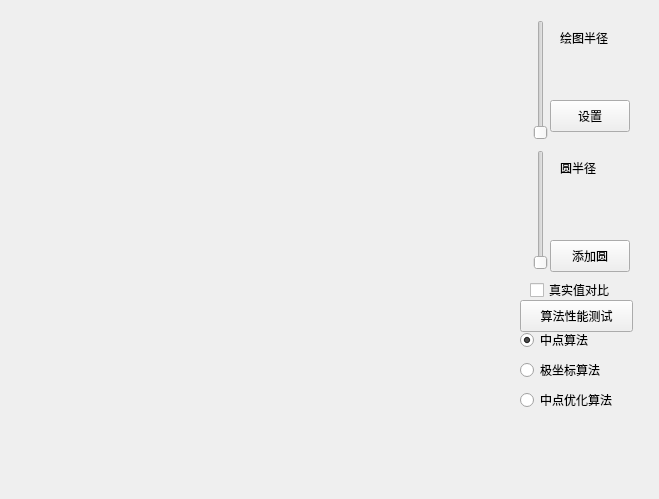
<?xml version="1.0" encoding="UTF-8"?>
<ui version="4.0">
 <class>MainWindow</class>
 <widget class="QMainWindow" name="MainWindow">
  <property name="geometry">
   <rect>
    <x>0</x>
    <y>0</y>
    <width>659</width>
    <height>499</height>
   </rect>
  </property>
  <property name="windowTitle">
   <string>画圆Demo</string>
  </property>
  <widget class="QWidget" name="centralWidget">
   <widget class="QSlider" name="radiusSetter">
    <property name="geometry">
     <rect>
      <x>530</x>
      <y>20</y>
      <width>22</width>
      <height>120</height>
     </rect>
    </property>
    <property name="minimum">
     <number>30</number>
    </property>
    <property name="maximum">
     <number>60</number>
    </property>
    <property name="orientation">
     <enum>Qt::Vertical</enum>
    </property>
   </widget>
   <widget class="QLabel" name="radius">
    <property name="geometry">
     <rect>
      <x>560</x>
      <y>30</y>
      <width>75</width>
      <height>16</height>
     </rect>
    </property>
    <property name="text">
     <string>绘图半径</string>
    </property>
   </widget>
   <widget class="QPushButton" name="setRadius">
    <property name="geometry">
     <rect>
      <x>550</x>
      <y>100</y>
      <width>80</width>
      <height>32</height>
     </rect>
    </property>
    <property name="text">
     <string>设置</string>
    </property>
   </widget>
   <widget class="QSlider" name="circleRadiusSetter">
    <property name="geometry">
     <rect>
      <x>530</x>
      <y>150</y>
      <width>22</width>
      <height>120</height>
     </rect>
    </property>
    <property name="minimum">
     <number>1</number>
    </property>
    <property name="maximum">
     <number>35</number>
    </property>
    <property name="orientation">
     <enum>Qt::Vertical</enum>
    </property>
   </widget>
   <widget class="QLabel" name="circleRadius">
    <property name="geometry">
     <rect>
      <x>560</x>
      <y>160</y>
      <width>61</width>
      <height>16</height>
     </rect>
    </property>
    <property name="text">
     <string>圆半径</string>
    </property>
   </widget>
   <widget class="QPushButton" name="addCircle">
    <property name="geometry">
     <rect>
      <x>550</x>
      <y>240</y>
      <width>80</width>
      <height>32</height>
     </rect>
    </property>
    <property name="text">
     <string>添加圆</string>
    </property>
   </widget>
   <widget class="QCheckBox" name="cmpChecker">
    <property name="geometry">
     <rect>
      <x>530</x>
      <y>280</y>
      <width>91</width>
      <height>20</height>
     </rect>
    </property>
    <property name="text">
     <string>真实值对比</string>
    </property>
   </widget>
   <widget class="QPushButton" name="performanceTest">
    <property name="geometry">
     <rect>
      <x>520</x>
      <y>300</y>
      <width>113</width>
      <height>32</height>
     </rect>
    </property>
    <property name="text">
     <string>算法性能测试</string>
    </property>
   </widget>
   <widget class="QRadioButton" name="original">
    <property name="geometry">
     <rect>
      <x>520</x>
      <y>330</y>
      <width>100</width>
      <height>20</height>
     </rect>
    </property>
    <property name="text">
     <string>中点算法</string>
    </property>
    <property name="checked">
     <bool>true</bool>
    </property>
   </widget>
   <widget class="QRadioButton" name="integer">
    <property name="geometry">
     <rect>
      <x>520</x>
      <y>360</y>
      <width>100</width>
      <height>20</height>
     </rect>
    </property>
    <property name="text">
     <string>极坐标算法</string>
    </property>
   </widget>
   <widget class="QRadioButton" name="optimized">
    <property name="geometry">
     <rect>
      <x>520</x>
      <y>390</y>
      <width>100</width>
      <height>20</height>
     </rect>
    </property>
    <property name="text">
     <string>中点优化算法</string>
    </property>
   </widget>
  </widget>
  <widget class="QMenuBar" name="menuBar">
   <property name="geometry">
    <rect>
     <x>0</x>
     <y>0</y>
     <width>659</width>
     <height>22</height>
    </rect>
   </property>
  </widget>
 </widget>
 <layoutdefault spacing="6" margin="11"/>
 <resources/>
 <connections/>
</ui>
